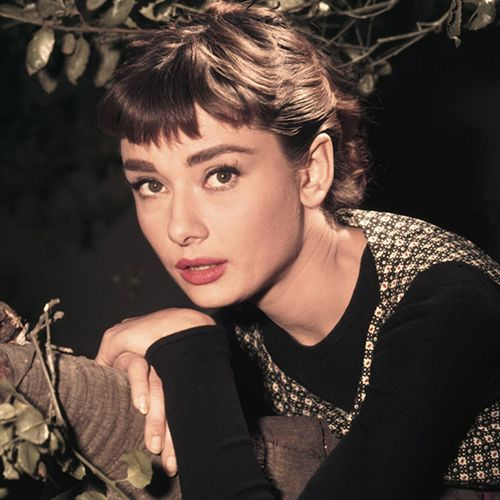
#> input picture project/examples/cuda_implementation/images/audrey.jpg, 500 x 500 px, found by its file name
$ python sequential.py
#> lines starting #> are read from the running program, lines starting #| are printed output that depends on the picture
from cu import *
from PIL import Image, ImageDraw
import os
import time

# [56 lines left out: functions generate_hooks, through_pixels, build_through_pixels_dict, not called in this run]

if __name__ == "__main__":
    img = Image.open("cuda_implementation/images/audrey.jpg").convert('L')
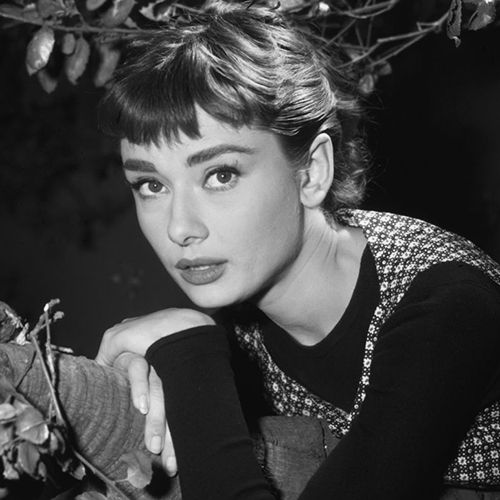
#> img: PIL image 500x500 L; min 0, max 252, mean 67.8
#> (the run stopped early here; a loop or call above may not have finished)
